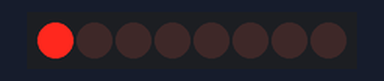
This sketch was run on a simulated Arduino Uno, built with avr-gcc and run on an emulated ATmega328P. On the bench: 8 shift-register outputs drawn as a row of LEDs (first output left, lit = HIGH). Wiring (inferred from the names in the program): shift register (74HC595): data pin 5; shift clock pin 7; latch pin 6. Wiring (inferred from the signals the program sends): row of LEDs: on Q0, Q1, Q2, Q3, Q4, Q5, Q6, Q7.

Above: at 0.6 s.
At 5.1 s:
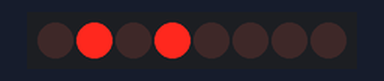
At 10.1 s:
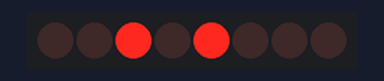
At 20.1 s:
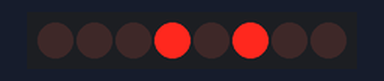
At 30.1 s:
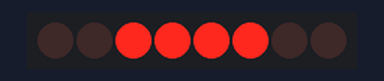
At 39.75 s:
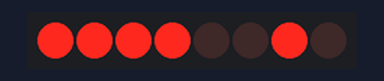
Timing chart, 0 to 40.0 s (numbered marks = the images above):
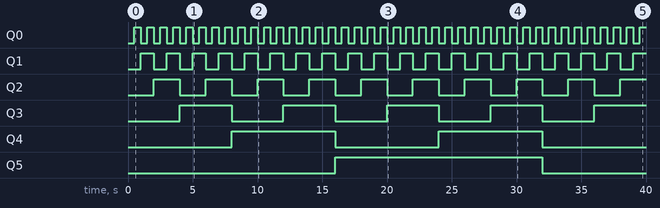

The sketch:

8_Led_IC_74HC545_arduino.ino
```cpp
// C++ code
//
#define _clock 7
#define _latch 6
#define _data 5

void setup()
{
  pinMode(_data, OUTPUT);
  pinMode(_latch, OUTPUT);
  pinMode(_clock, OUTPUT);
}

void loop()
{
  for(int i = 0; i < 256; i++)
  {
    digitalWrite(_latch, LOW);
    shiftOut(_data, _clock, MSBFIRST, i);
    digitalWrite(_latch, HIGH);
    delay(500);
  }
}
```

Measured:
- by itself, Q0: alternates HIGH for 0.50 s and LOW for 0.50 s
- by itself, Q1: alternates HIGH for 1.0 s and LOW for 1.0 s
- by itself, Q2: alternates HIGH for 2.0 s and LOW for 2.0 s
- by itself, Q3: alternates HIGH for 4.0 s and LOW for 4.0 s
- by itself, Q4: alternates HIGH for 8.0 s and LOW for 8.0 s
- by itself, Q5: LOW → HIGH at 16.0 s, → LOW 16.0 s later
